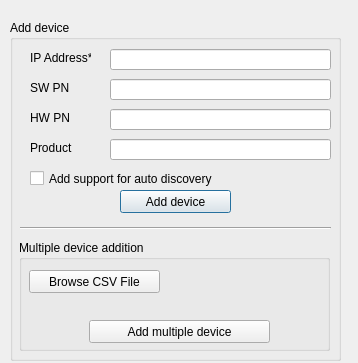
<?xml version="1.0" encoding="UTF-8"?>
<ui version="4.0">
 <class>Dialog</class>
 <widget class="QDialog" name="Dialog">
  <property name="geometry">
   <rect>
    <x>0</x>
    <y>0</y>
    <width>358</width>
    <height>363</height>
   </rect>
  </property>
  <property name="windowTitle">
   <string>Dialog</string>
  </property>
  <widget class="QGroupBox" name="groupBox">
   <property name="geometry">
    <rect>
     <x>10</x>
     <y>20</y>
     <width>331</width>
     <height>341</height>
    </rect>
   </property>
   <property name="title">
    <string>Add device</string>
   </property>
   <widget class="QLineEdit" name="ipAddressLineEdit">
    <property name="enabled">
     <bool>true</bool>
    </property>
    <property name="geometry">
     <rect>
      <x>100</x>
      <y>29</y>
      <width>221</width>
      <height>21</height>
     </rect>
    </property>
   </widget>
   <widget class="QPushButton" name="addSingleDeviceButton">
    <property name="enabled">
     <bool>true</bool>
    </property>
    <property name="geometry">
     <rect>
      <x>110</x>
      <y>170</y>
      <width>111</width>
      <height>23</height>
     </rect>
    </property>
    <property name="text">
     <string>Add device</string>
    </property>
   </widget>
   <widget class="QLabel" name="label">
    <property name="geometry">
     <rect>
      <x>20</x>
      <y>30</y>
      <width>61</width>
      <height>16</height>
     </rect>
    </property>
    <property name="text">
     <string>IP Address*</string>
    </property>
   </widget>
   <widget class="QCheckBox" name="enableAutoDiscoveryCheckBox">
    <property name="geometry">
     <rect>
      <x>20</x>
      <y>150</y>
      <width>291</width>
      <height>17</height>
     </rect>
    </property>
    <property name="text">
     <string>Add support for auto discovery</string>
    </property>
   </widget>
   <widget class="QLineEdit" name="swPNLineEdit">
    <property name="enabled">
     <bool>true</bool>
    </property>
    <property name="geometry">
     <rect>
      <x>100</x>
      <y>59</y>
      <width>221</width>
      <height>21</height>
     </rect>
    </property>
   </widget>
   <widget class="QLabel" name="label_2">
    <property name="geometry">
     <rect>
      <x>20</x>
      <y>60</y>
      <width>61</width>
      <height>16</height>
     </rect>
    </property>
    <property name="text">
     <string>SW PN</string>
    </property>
   </widget>
   <widget class="QLineEdit" name="hwPNLineEdit">
    <property name="enabled">
     <bool>true</bool>
    </property>
    <property name="geometry">
     <rect>
      <x>100</x>
      <y>89</y>
      <width>221</width>
      <height>21</height>
     </rect>
    </property>
   </widget>
   <widget class="QLabel" name="label_3">
    <property name="geometry">
     <rect>
      <x>20</x>
      <y>90</y>
      <width>61</width>
      <height>16</height>
     </rect>
    </property>
    <property name="text">
     <string>HW PN</string>
    </property>
   </widget>
   <widget class="QLineEdit" name="productLineEdit">
    <property name="enabled">
     <bool>true</bool>
    </property>
    <property name="geometry">
     <rect>
      <x>100</x>
      <y>119</y>
      <width>221</width>
      <height>21</height>
     </rect>
    </property>
   </widget>
   <widget class="QLabel" name="label_4">
    <property name="geometry">
     <rect>
      <x>20</x>
      <y>120</y>
      <width>61</width>
      <height>16</height>
     </rect>
    </property>
    <property name="text">
     <string>Product</string>
    </property>
   </widget>
   <widget class="Line" name="line">
    <property name="geometry">
     <rect>
      <x>10</x>
      <y>200</y>
      <width>311</width>
      <height>16</height>
     </rect>
    </property>
    <property name="orientation">
     <enum>Qt::Horizontal</enum>
    </property>
   </widget>
   <widget class="QGroupBox" name="groupBox_2">
    <property name="geometry">
     <rect>
      <x>9</x>
      <y>220</y>
      <width>311</width>
      <height>111</height>
     </rect>
    </property>
    <property name="title">
     <string>Multiple device addition</string>
    </property>
    <widget class="QPushButton" name="browseFileButton">
     <property name="geometry">
      <rect>
       <x>10</x>
       <y>30</y>
       <width>131</width>
       <height>23</height>
      </rect>
     </property>
     <property name="text">
      <string>Browse CSV File</string>
     </property>
    </widget>
    <widget class="QLabel" name="fileNameLabel">
     <property name="geometry">
      <rect>
       <x>20</x>
       <y>50</y>
       <width>281</width>
       <height>16</height>
      </rect>
     </property>
     <property name="text">
      <string/>
     </property>
    </widget>
    <widget class="QPushButton" name="addCSVFileButton">
     <property name="geometry">
      <rect>
       <x>70</x>
       <y>80</y>
       <width>181</width>
       <height>23</height>
      </rect>
     </property>
     <property name="maximumSize">
      <size>
       <width>181</width>
       <height>16777215</height>
      </size>
     </property>
     <property name="text">
      <string>Add multiple device</string>
     </property>
    </widget>
   </widget>
   <zorder>groupBox_2</zorder>
   <zorder>ipAddressLineEdit</zorder>
   <zorder>addSingleDeviceButton</zorder>
   <zorder>label</zorder>
   <zorder>enableAutoDiscoveryCheckBox</zorder>
   <zorder>swPNLineEdit</zorder>
   <zorder>label_2</zorder>
   <zorder>hwPNLineEdit</zorder>
   <zorder>label_3</zorder>
   <zorder>productLineEdit</zorder>
   <zorder>label_4</zorder>
   <zorder>line</zorder>
  </widget>
 </widget>
 <resources/>
 <connections/>
</ui>
